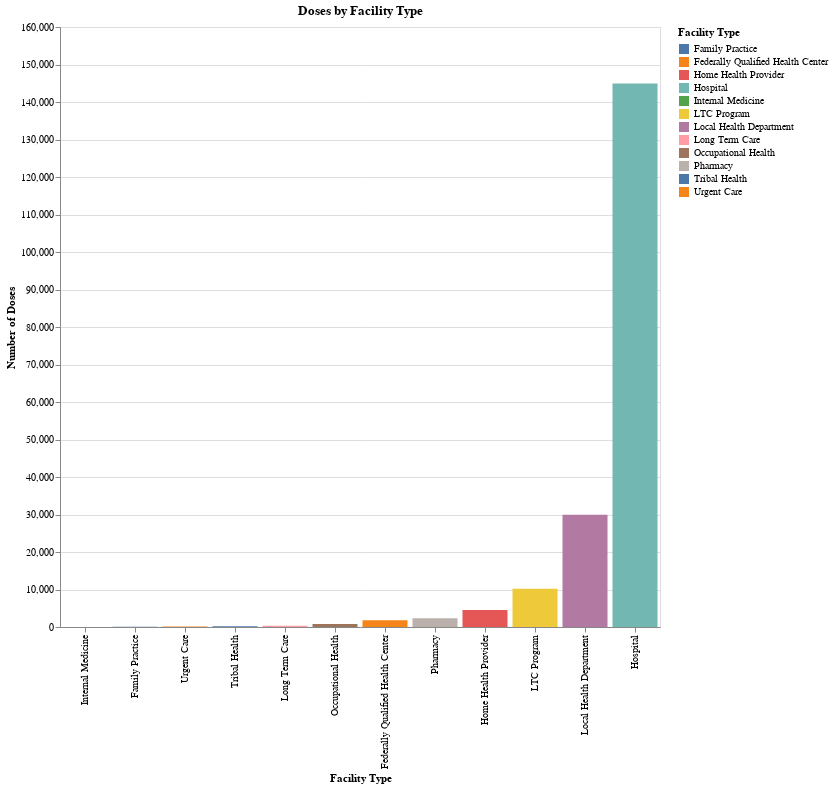

Write notebook code for a chart like this one.
### Code cell
df2 = df_doses.groupby(['Facility Type']).sum().reset_index()

alt.Chart(df2).mark_bar().encode(
    x=alt.X('Facility Type', sort='y'),
    y='Number of Doses',
    color='Facility Type'
).properties( width=600, height=600, title="Doses by Facility Type")

### Figure 1 — Vega-Lite specification as saved in the notebook (floating-point values rounded to 4 significant figures)
{"config": {"view": {"continuousWidth": 400, "continuousHeight": 300}}, "data": {"name": "data-a95022c3cadefc0235a53bf73fe8f01e"}, "mark": "bar", "encoding": {"color": {"type": "nominal", "field": "Facility Type"}, "x": {"type": "nominal", "field": "Facility Type", "sort": "y"}, "y": {"type": "quantitative", "field": "Number of Doses"}}, "height": 600, "title": "Doses by Facility Type", "width": 600, "$schema": "https://vega.github.io/schema/vega-lite/v4.8.1.json", "datasets": {"data-a95022c3cadefc0235a53bf73fe8f01e": [{"Facility Type": "Family Practice", "Week": 483, "Year": 30306, "Number of Doses": 89}, {"Facility Type": "Federally Qualified Health Center", "Week": 1736, "Year": 361729, "Number of Doses": 1802}, {"Facility Type": "Home Health Provider", "Week": 96, "Year": 194016, "Number of Doses": 4503}, {"Facility Type": "Hospital", "Week": 85023, "Year": 4945923, "Number of Doses": 144911}, {"Facility Type": "Internal Medicine", "Week": 51, "Year": 2020, "Number of Doses": 1}, {"Facility Type": "LTC Program", "Week": 1, "Year": 2021, "Number of Doses": 10215}, {"Facility Type": "Local Health Department", "Week": 41296, "Year": 2569949, "Number of Doses": 29955}, {"Facility Type": "Long Term Care", "Week": 27, "Year": 54567, "Number of Doses": 316}, {"Facility Type": "Occupational Health", "Week": 78, "Year": 157638, "Number of Doses": 817}, {"Facility Type": "Pharmacy", "Week": 2227, "Year": 299068, "Number of Doses": 2322}, {"Facility Type": "Tribal Health", "Week": 1178, "Year": 88902, "Number of Doses": 195}, {"Facility Type": "Urgent Care", "Week": 24, "Year": 48504, "Number of Doses": 114}]}}
